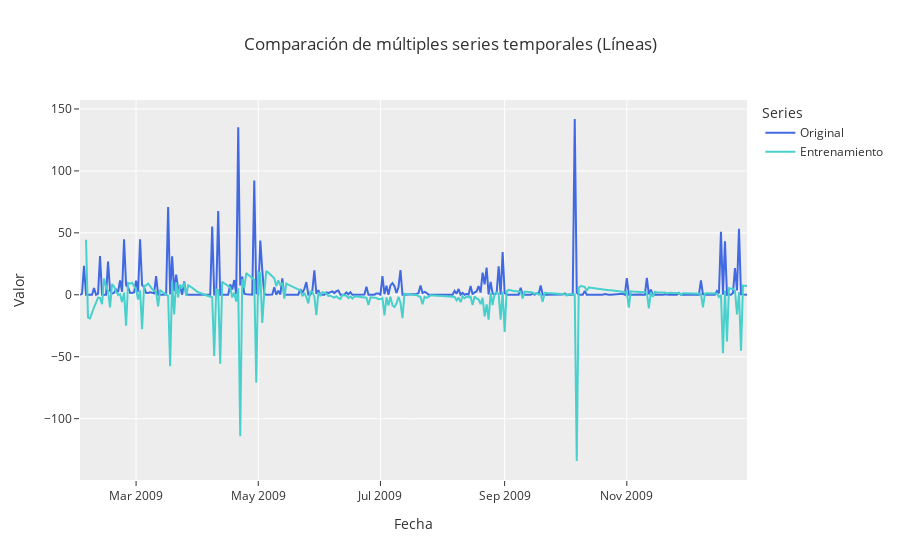

Here is the notebook cell this chart was saved with:
### Code cell
import matplotlib.pyplot as plt
from statsmodels.tsa.arima.model import ARIMA

# Parámetros ARIMA
p = 1
d = 2
q = 4

# Ajustar modelo ARIMA
model = ARIMA(diferenciada['value'], order=(p, d, q))
result = model.fit()

# Graficar diagnóstico
result.plot_diagnostics(figsize=(10, 8))
plt.show()

# Realizar predicciones dentro de la muestra (in-sample)
predictions = result.predict(start=d, end=len(diferenciada['value']) - 1)

# Graficar los datos originales y las predicciones
fig, ax = plt.subplots(figsize=(10, 6))
pred_fig = multi_line(Original=diario['value'],Entrenamiento= predictions)

pred_fig.show()

# Resumen del modelo
print(result.summary())

### Figure 1 — Plotly figure (JSON) as saved in the notebook; plotly's stock layout.template omitted (floating-point values rounded to 4 significant figures; data arrays with more than 128 entries replaced by an {"elided": "..."} marker saying what was removed)
{"data": [{"line": {"color": "royalblue"}, "mode": "lines", "name": "Original", "type": "scatter", "x": {"elided": "334 str values"}, "y": {"elided": "334 float values"}}, {"line": {"color": "mediumturquoise"}, "mode": "lines", "name": "Entrenamiento", "type": "scatter", "x": {"elided": "331 str values"}, "y": {"elided": "331 float values"}}], "layout": {"legend": {"title": {"text": "Series"}}, "title": {"text": "Comparación de múltiples series temporales (Líneas)"}, "xaxis": {"title": {"text": "Fecha"}}, "yaxis": {"title": {"text": "Valor"}}}}
